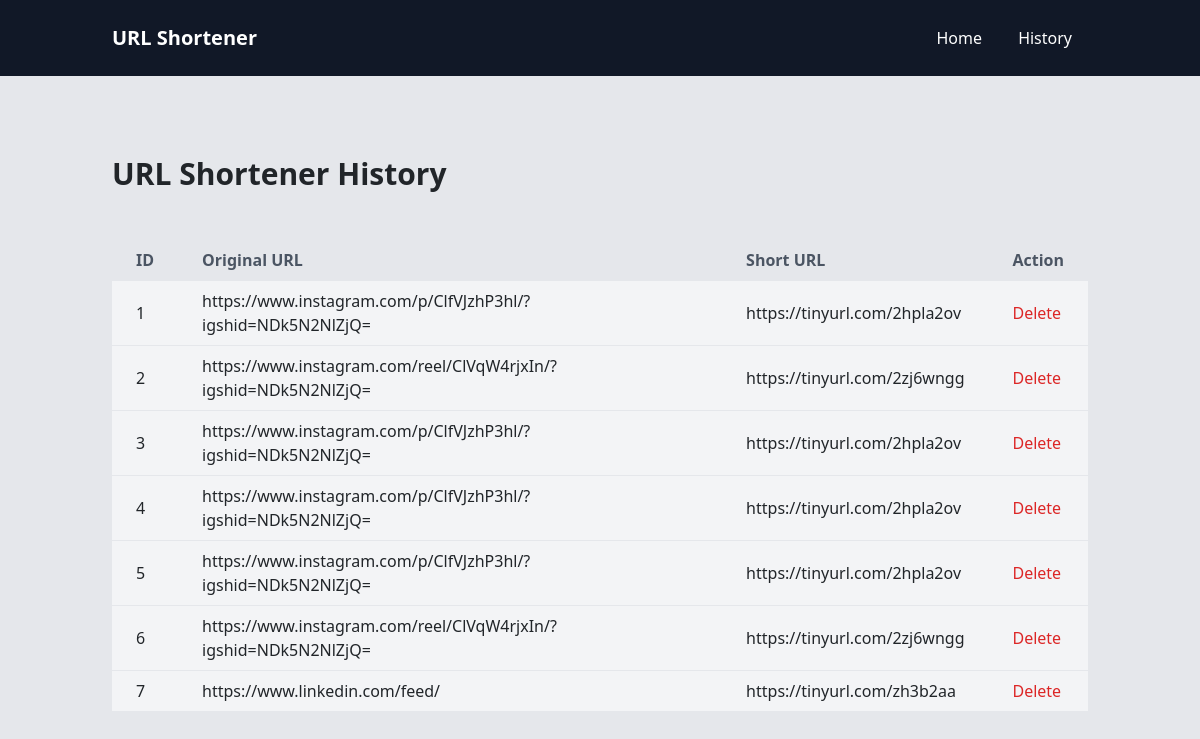
The page /display on the database its author committed.
### app.py (models this page shows, shortened)
class Url(db.Model):
    __tablename__ = 'urls'
    id = db.Column(db.Integer, primary_key = True)
    long_url = db.Column(db.Text)
    short_url = db.Column(db.Text)

### app.py (the view)
@app.route('/display')
def display_all():
    urls = Url.query.all()
    return render_template('display.html',urls=urls)

### templates/display.html (shortened to what this page needs)
{% extends 'layout.html' %}
{% block body %}
<div class="container mx-auto my-10">
    <h1 class="text-3xl font-bold mb-5">URL Shortener History</h1>
    <table class="table-auto border-collapse w-full">
        <thead>
            <tr>
                <th class="px-4 py-2 text-gray-600 font-bold border-b border-gray-200">ID</th>
                <th class="px-4 py-2 text-gray-600 font-bold border-b border-gray-200">Original URL</th>
                <th class="px-4 py-2 text-gray-600 font-bold border-b border-gray-200">Short URL</th>
                <th class="px-4 py-2 text-gray-600 font-bold border-b border-gray-200">Action</th>
            </tr>
        </thead>
        <tbody>
            {% for url in urls %}
            <tr class="bg-gray-100">
                <td class="px-4 py-2 border-b border-gray-200">{{ loop.index }}</td>
                <td class="px-4 py-2 border-b border-gray-200">{{ url.long_url }}</td>
                <td class="px-4 py-2 border-b border-gray-200">
                    <a href="{{ url.short_url }}">{{ url.short_url }}</a>
                </td>
                <td class="px-4 py-2 border-b border-gray-200">
                    <a href="/delete/{{ url.id }}" class="text-red-600 hover:text-red-900">Delete</a>
                </td>
            </tr>
            {% endfor %}
        </tbody>
    </table>
</div>
{% endblock %}

### templates/layout.html (shortened to what this page needs)
<!DOCTYPE html>
<html lang="en">
<head>
    <link href="https://cdn.jsdelivr.net/npm/bootstrap@5.0.0-beta2/dist/css/bootstrap.min.css" rel="stylesheet"
>
    <link href="https://cdnjs.cloudflare.com/ajax/libs/tailwindcss/2.2.19/tailwind.min.css" rel="stylesheet">
    <link href="https://cdn.jsdelivr.net/npm/tailwindcss@2.2.16/dist/tailwind.min.css" rel="stylesheet">
  <link href="https://cdnjs.cloudflare.com/ajax/libs/font-awesome/5.15.4/css/all.min.css" rel="stylesheet">
</head>
<body class="bg-gray-200">
    <nav class="bg-gray-900 text-white">
        <div class="container mx-auto py-4 px-6 flex justify-between items-center">
            <a href="{{ url_for('home_page') }}" class="font-bold text-xl">URL Shortener</a>
            <div>
                <a href="{{ url_for('home_page') }}" class="mx-3 hover:underline">Home</a>
                <a href="{{ url_for('display_all')}}" class="mx-3 hover:underline">History</a>
            </div>
        </div>
    </nav>
    <div class="container mx-auto py-10">
        {% block body %}
        {% endblock %}
    </div>
</body>
</html>

### rows shown on the page
Url: long_url "https://www.instagram.com/p/ClfVJzhP3hl/?igshid=NDk5N2NlZjQ=", short_url "https://tinyurl.com/2hpla2ov"
Url: long_url "https://www.instagram.com/reel/ClVqW4rjxIn/?igshid=NDk5N2NlZjQ=", short_url "https://tinyurl.com/2zj6wngg"
Url: long_url "https://www.instagram.com/p/ClfVJzhP3hl/?igshid=NDk5N2NlZjQ=", short_url "https://tinyurl.com/2hpla2ov"
Url: long_url "https://www.instagram.com/p/ClfVJzhP3hl/?igshid=NDk5N2NlZjQ=", short_url "https://tinyurl.com/2hpla2ov"
Url: long_url "https://www.instagram.com/p/ClfVJzhP3hl/?igshid=NDk5N2NlZjQ=", short_url "https://tinyurl.com/2hpla2ov"
Url: long_url "https://www.instagram.com/reel/ClVqW4rjxIn/?igshid=NDk5N2NlZjQ=", short_url "https://tinyurl.com/2zj6wngg"
Url: long_url "https://www.linkedin.com/feed/", short_url "https://tinyurl.com/zh3b2aa"
